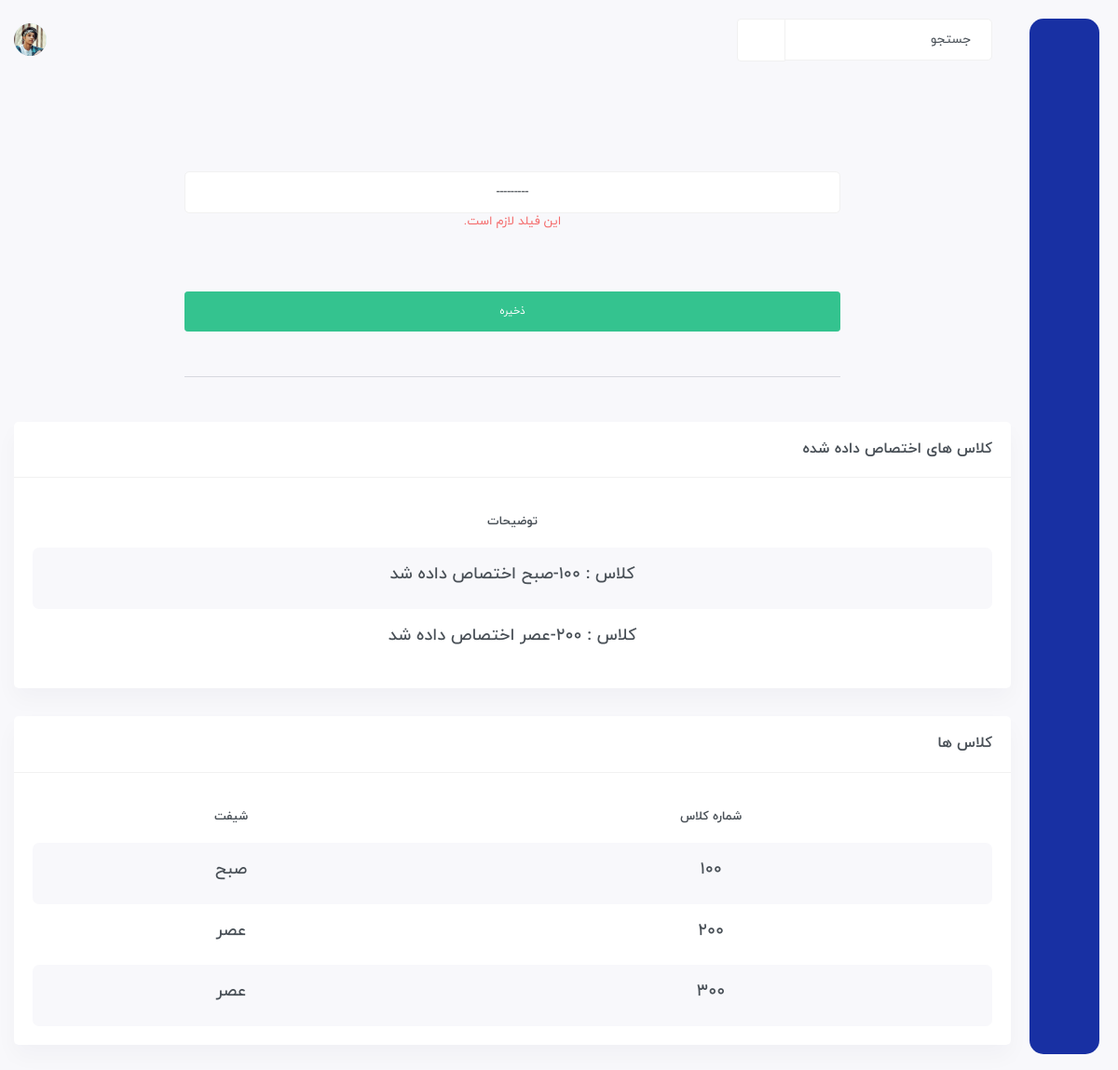
The app's page /created/create-assign/ (signed in), older data.
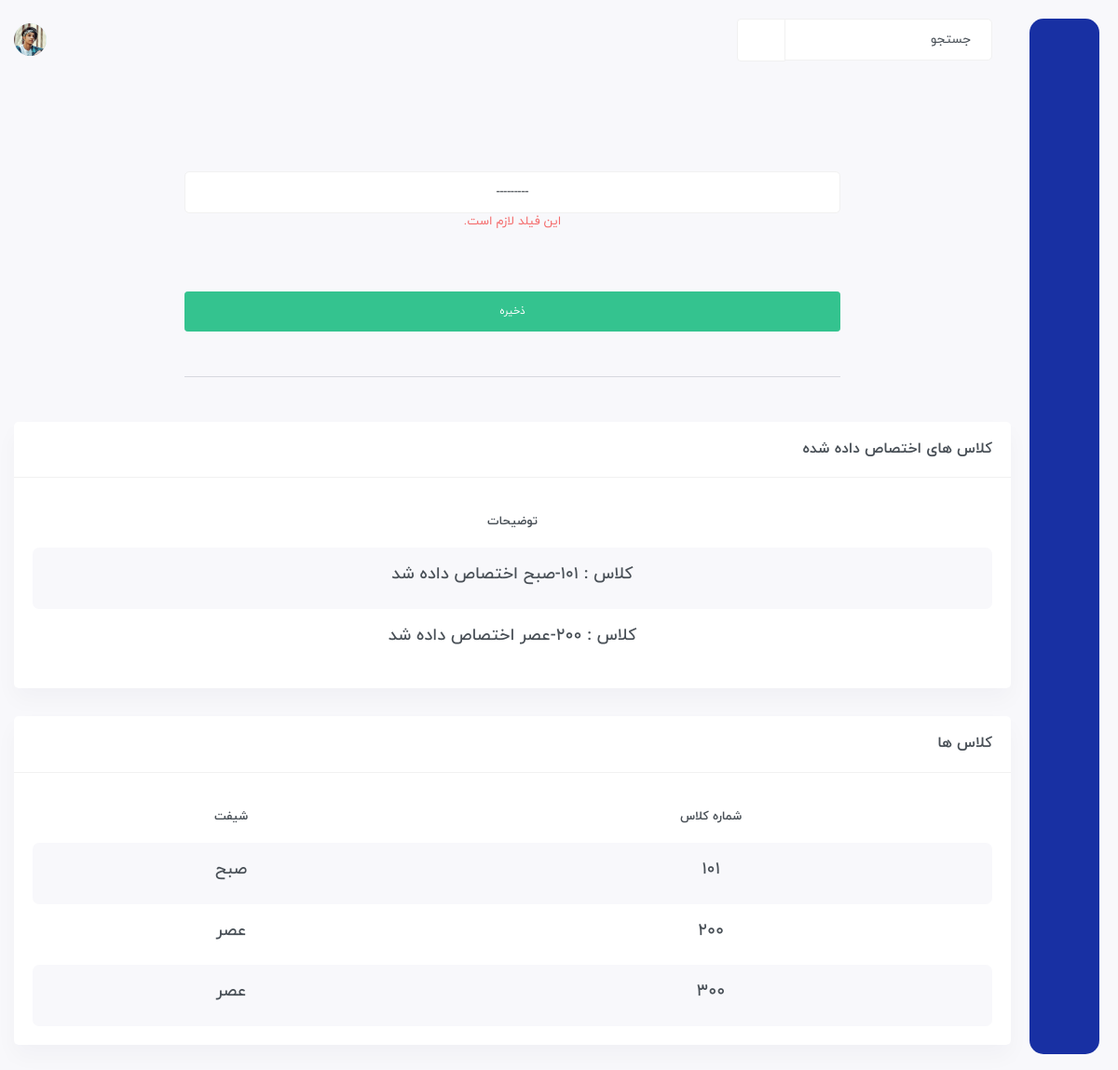
The same page, newer data.
### Student/models.py (models this page shows, shortened)
class Assign(models.Model):
    class_id = models.ForeignKey(Class, on_delete=models.CASCADE)
    def __str__(self):
        return f'کلاس : {self.class_id} اختصاص داده شد'

class Class(models.Model):
    number = models.IntegerField()
    shift = models.CharField(choices=SHIFT, max_length=3)
    def __str__(self):
        return f'{self.number}-{self.shift}'

### Student/views.py (the view, shortened to what this page needs)
class CreateAssignView(LoginRequiredMixin, generic.View):
    login_url = 'account:login'
    template_name = 'create-assign.html'
    def get(self, request, *args, **kwargs):
        form = forms.AssignForm(request.POST)
        assign = models.Assign.objects.all()
        class_ = models.Class.objects.all()
        return render(request, self.template_name, {'form': form, 'assign': assign, 'class': class_})

### Student/forms.py (shortened to what this page needs)
class AssignForm(forms.ModelForm):
    def __init__(self, *args, **kwargs):
        super(AssignForm, self).__init__(*args, **kwargs)
        self.fields['class_id'].widget.attrs.update({'class': 'form-control text-center mt-3'})
    class Meta:
        model = models.Assign
        fields = '__all__'

### templates/create-assign.html (shortened to what this page needs)
{% extends 'base.html' %}
{% load static %}
{% load jalali_tags %}
{% block body %}
	<div id="main-wrapper">
	    <div class="content-body">
		<div class="container">
		    <div class="row mt-5 d-flex justify-content-center">
                <div class="col-md-12">
                    <form action="" method="post">
                        <div class="row d-flex justify-content-center ">
                            <div class="col-md-8">
                                <div class="col-md-12">
                                    <div class="row">
                                        <div class="col-md-12">
                                            {{ form.class_id }}
                                            {% for e in form.class_id.errors %}
                                                <p class="text-danger text-center">{{ e }}</p>
                                            {% endfor %}
                                        </div>
                                    </div>
                                    <button class="btn btn-success btn-sm mt-5 btn-block mb-5">ذخیره</button>
                                    <hr class="text-secondary mb-5">
                                </div>
                            </div>
                        </div>
                    </form>
                </div>
		    </div>
            <div class="row">
                <div class="col-xxl-6">
                    <div class="card">
                    <div class="card-header align-items-center">
                        <h4 class="card-title">کلاس های اختصاص داده شده</h4>
                    </div>
                    <div class="card-body">
                        <div class="table-responsive">
                        <table class="table table-striped responsive-table text-center">
                            <thead>
                            <tr>
                                <th>توضیحات</th>
                            </tr>
                            </thead>
                            <tbody>
                                {% for a in assign %}
                                    <tr>
                                        <td>
                                        <h4>{{ a }}</h4>
                                        </td>
                                    </tr>
                                {% endfor %}
                            </tbody>
                        </table>
                        </div>
                    </div>
                    </div>
                </div>
                <div class="col-xxl-6">
                    <div class="card">
                    <div class="card-header align-items-center">
                        <h4 class="card-title">کلاس ها</h4>
                    </div>
                    <div class="card-body">
                        <div class="table-responsive">
                        <table class="table table-striped responsive-table text-center">
                            <thead>
                            <tr>
                                <th>شماره کلاس</th>
                                <th>شیفت</th>
                            </tr>
                            </thead>
                            <tbody>
                                {% for c in class %}
                                    <tr>
                                        <td>
                                            <h4>{{ c.number }}</h4>
                                        </td>
                                        <td>
                                            <h4>{{ c.shift }}</h4>
                                        </td>
                                    </tr>
                                {% endfor %}
                            </tbody>
                        </table>
                        </div>
                    </div>
                    </div>
                </div>
            </div>
            </div>
		</div>
	    </div>
{% endblock %}

Row changes from the older to the newer data that the page shows:
changed through a linked row, Assign: class_id.shift "کلاس : 100-صبح اختصاص داده شد" → "کلاس : 101-صبح اختصاص داده شد"
changed Class "صبح": number "100" → "101"
